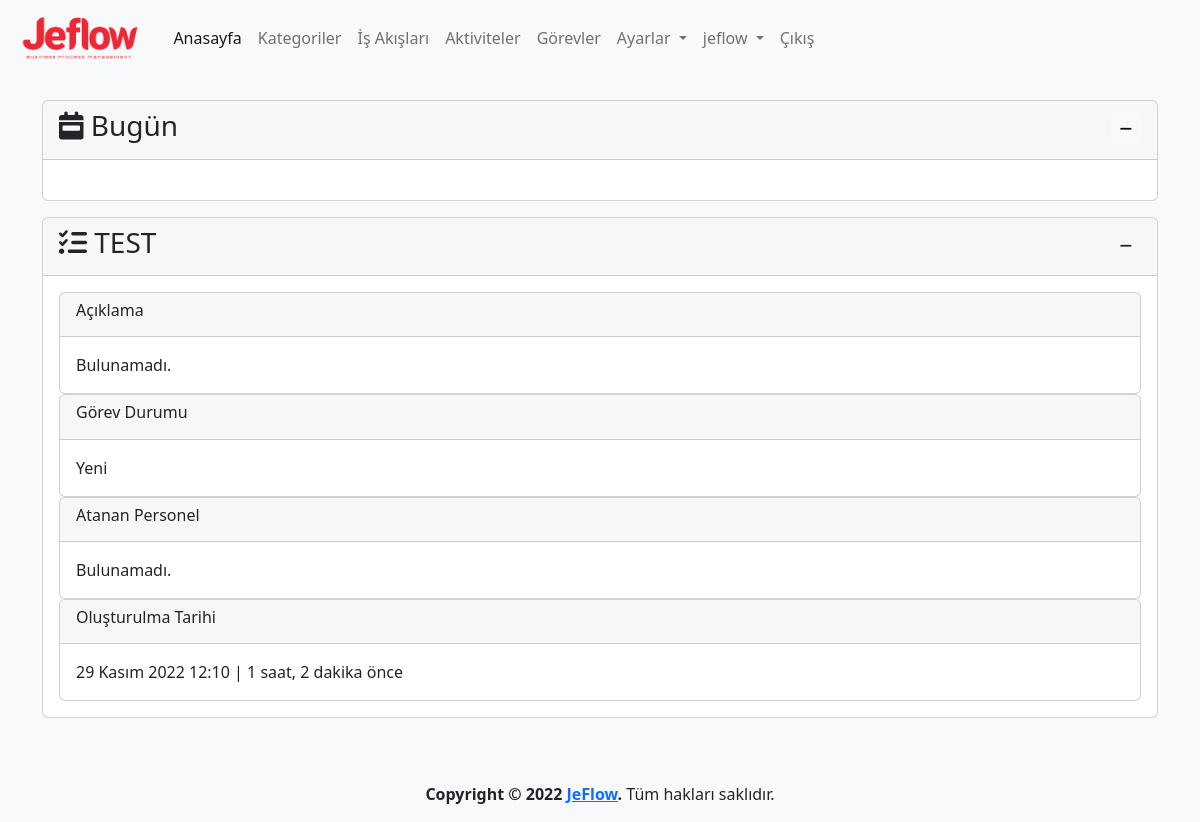
/task/10/detail (signed in), run on the app's committed database.
### app/models.py (models this page shows, shortened)
class Task(models.Model):
    process=models.ForeignKey(Process,on_delete=models.CASCADE,verbose_name='İş Adı')
    name=models.CharField(max_length=500,verbose_name='Görev Adı')
    description=models.TextField(verbose_name='Görev Açıklaması', blank=True, null=True)
    state=models.ForeignKey(State, on_delete=models.SET_NULL,verbose_name='Durum', blank=True, null=True)
    assigned_user=models.ForeignKey(User,on_delete=models.SET_NULL,related_name='assigned_user',verbose_name='Atanan Personel', blank=True, null=True)
    created_date=models.DateTimeField(auto_now_add=True, verbose_name='Oluşturulma Tarihi')
    user=models.ForeignKey(User,on_delete=models.CASCADE,verbose_name='Kullanıcı', blank=True, null=True)
    class Meta:
        verbose_name='Görev'
        verbose_name_plural='Görevler'

class State(models.Model):
    name=models.CharField(max_length=100,verbose_name='Durum')
    description=models.TextField(verbose_name='Açıklama', blank=True, null=True)
    color=ColorField(default='#FFFFFF',verbose_name='Renk')
    created_date=models.DateTimeField(auto_now_add=True, verbose_name='Oluşturulma Tarihi', blank=True, null=True)
    user=models.ForeignKey(User,on_delete=models.PROTECT,verbose_name='Kullanıcı', blank=True, null=True)
    class Meta:
        verbose_name='Durum'
        verbose_name_plural='Durumlar'

### app/views.py (the view)
# urls.py: path('task/<int:task_id>/detail', views.task_detail, name='task_detail'),
@login_required(login_url='/user/login/')
def task_detail(request,task_id):
    task=get_object_or_404(Task,pk=task_id)
    context={
        'task':task,
    }
    return render(request,'app/task_detail.html',context)

### templates/app/task_detail.html (shortened to what this page needs)
{% extends 'layout.html' %}
{% load humanize %}
{% block content %}
{% load crispy_forms_tags %}
<div class="row mt-3">
    <div class="col-md-12">
        <div class="card">
            <div class="card-header">
                <h3 class="card-title">
                    <i class="fa-solid fa-list-check"></i>
                    {{ task.name }}
                    <div class="float-end">
                        <button class="btn btn-sm" type="button" data-bs-toggle="collapse"
                            data-bs-target="#collapseTask" aria-expanded="false" aria-controls="collapseTask">
                            <i class="fa-solid fa-minus"></i>
                        </button>
                    </div>
                </h3>
            </div>
            <div class="collapse show" id="collapseTask">
                <div class="card-body">
                    <div class="card">
                        <div class="card-header">
                            <h6 class="card-title">Açıklama</h6>
                        </div>
                        <div class="card-body">
                            {% if task.description %}
                            {{ task.description | safe }}
                            {% else %}
                            Bulunamadı.
                            {% endif %}
                        </div>
                    </div>
                    <div class="card">
                        <div class="card-header">
                            <h6 class="card-title">Görev Durumu</h6>
                        </div>
                        <div class="card-body">
                            {{ task.state.name }}
                        </div>
                    </div>
                    <div class="card">
                        <div class="card-header">
                            <h6 class="card-title">Atanan Personel</h6>
                        </div>
                        <div class="card-body">
                            {% if task.assigned_user %}
                            {{ task.assigned_user.username }}
                            {% else %}
                            Bulunamadı.
                            {% endif %}
                        </div>
                    </div>
                    <div class="card">
                        <div class="card-header">
                            <h6 class="card-title">Oluşturulma Tarihi</h6>
                        </div>
                        <div class="card-body">
                            {{ task.created_date }} | {{ task.created_date | timesince}} önce
                        </div>
                    </div>
                </div>
            </div>
        </div>
    </div>
</div>
{% endblock %}

### templates/layout.html (shortened to what this page needs)
{% load static %}
<!doctype html>
<html lang="tr">
<head>
  <link href="https://cdn.jsdelivr.net/npm/bootstrap@5.2.2/dist/css/bootstrap.min.css" rel="stylesheet"
>
  <link rel="stylesheet" href="{% static 'css/jeflow.css' %}">
  <link href="https://cdn.jsdelivr.net/npm/summernote@0.8.18/dist/summernote-lite.min.css" rel="stylesheet">
  <link href="https://cdn.jsdelivr.net/npm/select2@4.1.0-rc.0/dist/css/select2.min.css" rel="stylesheet" />
  <link rel="stylesheet" type="text/css" href="https://cdn.datatables.net/1.12.1/css/dataTables.bootstrap5.min.css">
  <link rel="stylesheet" type="text/css"
    href="https://cdn.datatables.net/responsive/2.3.0/css/responsive.dataTables.min.css">
  <link rel="stylesheet" type="text/css" href="https://cdn.datatables.net/buttons/2.2.3/css/buttons.bootstrap5.min.css">
</head>
<body class="bg-light">
  <header>
    <nav class="navbar navbar-expand-lg bg-light">
      <div class="container-fluid">
        <a class="navbar-brand" href="{% url 'index' %}">
          <img class="logo" src="{% static 'img/logo-text.png' %}" alt="JeFlow">
        </a>
        <div class="collapse navbar-collapse" id="navbarNavDropdown">
          <ul class="navbar-nav">
            <li class="nav-item">
              <a class="nav-link active" aria-current="page" href="{% url 'index' %}">Anasayfa</a>
            </li>
            {% if user.is_authenticated %}
            <li class="nav-item">
              <a class="nav-link" href="{% url 'category' %}">Kategoriler</a>
            </li>
            <li class="nav-item">
              <a class="nav-link" href="{% url 'process' %}">İş Akışları</a>
            </li>
            <li class="nav-item">
              <a class="nav-link" href="{% url 'activity' %}">Aktiviteler</a>
            </li>
            <li class="nav-item">
              <a class="nav-link" href="{% url 'task' %}">Görevler</a>
            </li>
            <li class="nav-item dropdown">
              <a class="nav-link dropdown-toggle" href="{% url 'settings' %}" role="button" data-bs-toggle="dropdown"
                aria-expanded="false">
                Ayarlar
              </a>
            </li>
            <li class="nav-item dropdown">
              <a class="nav-link dropdown-toggle" href="{% url 'profile' %}" role="button" data-bs-toggle="dropdown"
                aria-expanded="false">
                {{ user }}
              </a>
            </li>
            <li class="nav-item">
              <a class="nav-link" href="javascript:{document.getElementById('logout').submit()}">Çıkış</a>
            </li>
            {% else %}
            <li class="nav-item">
              <a class="nav-link" href="{% url 'register' %}">Kayıt Ol</a>
            </li>
            {% endif %}
          </ul>
        </div>
      </div>
    </nav>
  </header>
  <main>
    <div class="container mt-4">
      <div class="row mb-3">
        <div class="col">
          <div class="card">
            <div class="card-header">
              <h3 class="card-title">
                <i class="fa-solid fa-calendar-week"></i>
                Bugün
                <div class="float-end">
                  <button class="btn btn-light btn-sm" type="button" data-bs-toggle="collapse"
                    data-bs-target="#collapseZaman" aria-expanded="false" aria-controls="collapseZaman">
                    <i class="fa-solid fa-minus"></i>
                  </button>
                </div>
              </h3>
            </div>
            <div class="collapse show" id="collapseZaman">
              <div class="card-body text-center">
              </div>
            </div>
          </div>
        </div>
      </div>
      {% block content %}
      {% endblock %}
    </div>
  </main>
  <footer class="mt-5">
    <div class="d-flex flex-column justify-content-center align-items-center">
      <p><strong>Copyright &copy; 2022 <a href="{% url 'index' %}">JeFlow</a>.</strong> Tüm hakları saklıdır.</p>
    </div>
  </footer>
</body>
</html>

### static/css/jeflow.css (style rules this page uses)
img.logo { height: 50px; }

### data on the page
Task: name "TEST", state.name "Yeni", created_date "29 Kasım 2022 12:10", created_date "1 saat, 2 dakika"

### other printed values
{{ user }} "jeflow"
